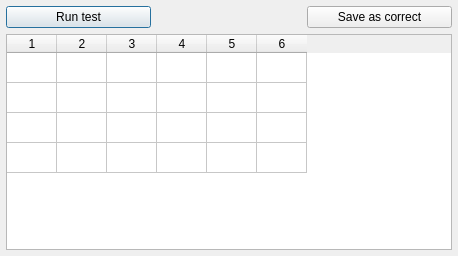
<?xml version="1.0" encoding="UTF-8"?>
<ui version="4.0">
 <class>TruthTable</class>
 <widget class="QDialog" name="TruthTable">
  <property name="geometry">
   <rect>
    <x>0</x>
    <y>0</y>
    <width>458</width>
    <height>256</height>
   </rect>
  </property>
  <property name="windowTitle">
   <string>Truth Table</string>
  </property>
  <layout class="QGridLayout" name="gridLayout_2">
   <property name="leftMargin">
    <number>6</number>
   </property>
   <property name="topMargin">
    <number>6</number>
   </property>
   <property name="rightMargin">
    <number>6</number>
   </property>
   <property name="bottomMargin">
    <number>6</number>
   </property>
   <item row="1" column="0" colspan="3">
    <widget class="QTableWidget" name="table">
     <property name="sizePolicy">
      <sizepolicy hsizetype="Expanding" vsizetype="Expanding">
       <horstretch>0</horstretch>
       <verstretch>0</verstretch>
      </sizepolicy>
     </property>
     <property name="tabKeyNavigation">
      <bool>false</bool>
     </property>
     <property name="showDropIndicator" stdset="0">
      <bool>false</bool>
     </property>
     <property name="dragDropOverwriteMode">
      <bool>false</bool>
     </property>
     <property name="wordWrap">
      <bool>false</bool>
     </property>
     <property name="cornerButtonEnabled">
      <bool>false</bool>
     </property>
     <property name="rowCount">
      <number>4</number>
     </property>
     <property name="columnCount">
      <number>6</number>
     </property>
     <attribute name="horizontalHeaderMinimumSectionSize">
      <number>6</number>
     </attribute>
     <attribute name="horizontalHeaderDefaultSectionSize">
      <number>50</number>
     </attribute>
     <attribute name="verticalHeaderVisible">
      <bool>false</bool>
     </attribute>
     <attribute name="verticalHeaderMinimumSectionSize">
      <number>20</number>
     </attribute>
     <attribute name="verticalHeaderDefaultSectionSize">
      <number>30</number>
     </attribute>
     <row/>
     <row/>
     <row/>
     <row/>
     <column/>
     <column/>
     <column/>
     <column/>
     <column/>
     <column/>
    </widget>
   </item>
   <item row="0" column="0">
    <widget class="QPushButton" name="runButton">
     <property name="text">
      <string>Run test</string>
     </property>
    </widget>
   </item>
   <item row="0" column="2">
    <widget class="QPushButton" name="saveButton">
     <property name="text">
      <string>Save as correct</string>
     </property>
    </widget>
   </item>
  </layout>
 </widget>
 <resources/>
 <connections/>
</ui>
